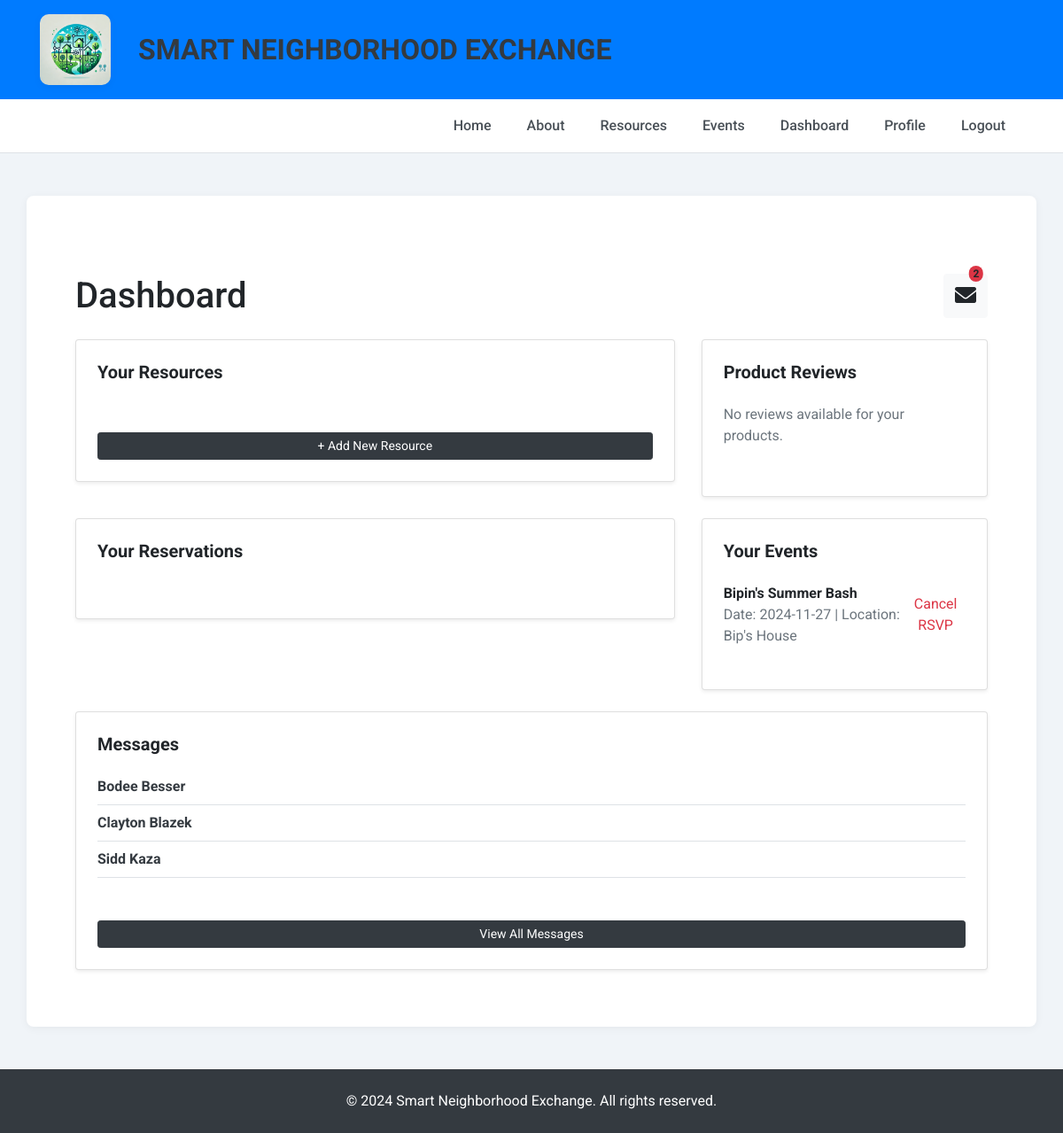
The page /dashboard (signed in) on the database its author committed.
### tables this page shows
CREATE TABLE CommunityEvents (
            event_id INTEGER PRIMARY KEY AUTOINCREMENT,
            user_id INTEGER,
            title TEXT NOT NULL,
            description TEXT,
            location TEXT,
            date TEXT NOT NULL,
            time TEXT,
            FOREIGN KEY (user_id) REFERENCES Users(user_id)
        );

CREATE TABLE Users (
            user_id INTEGER PRIMARY KEY AUTOINCREMENT,
            name TEXT NOT NULL,
            email TEXT NOT NULL UNIQUE,
            password TEXT NOT NULL,
            profile_image TEXT,
            location TEXT
        );

### app.py (the view)
@app.route('/dashboard')
def dashboard():
    if 'user_id' not in session:
        return redirect(url_for('login'))
    user_id = session['user_id']
    unread_notifications = get_unread_notifications(user_id)  # Get the unread notifications count
    notifications = get_recent_notifications(user_id)  # Get recent notifications for the dropdown
    with sqlite3.connect('projects.db') as conn:
        conn.row_factory = sqlite3.Row
        c = conn.cursor()
        c.execute('SELECT * FROM Resources WHERE user_id = ?', (user_id,))
        resources = c.fetchall()
        c.execute('''
            SELECT Reviews.comment, Reviews.rating, Reviews.timestamp, Users.name AS reviewer_name, Resources.title AS resource_title
            FROM Reviews
            JOIN Resources ON Reviews.resource_id = Resources.resource_id
            JOIN Users ON Reviews.reviewer_id = Users.user_id
            WHERE Resources.user_id = ?
            ORDER BY Reviews.timestamp DESC
        ''', (user_id,))
        reviews = c.fetchall()
        c.execute('''SELECT Messages.content, Messages.timestamp, Users.name AS sender_name
                     FROM Messages
                     JOIN Users ON Messages.sender_id = Users.user_id
                     WHERE Messages.sender_id = ? OR Messages.receiver_id = ?
                     ORDER BY Messages.timestamp DESC''', (user_id, user_id))
        messages = c.fetchall()
        c.execute('''SELECT Bookings.booking_id, Bookings.start_date, Bookings.end_date, Resources.title, Resources.resource_id
                     FROM Bookings
                     JOIN Resources ON Bookings.resource_id = Resources.resource_id
                     WHERE Bookings.user_id = ?''', (user_id,))
        reservations = c.fetchall()
        c.execute('''SELECT CommunityEvents.event_id, CommunityEvents.title, CommunityEvents.date, CommunityEvents.location
                     FROM EventRSVPs
                     JOIN CommunityEvents ON EventRSVPs.event_id = CommunityEvents.event_id
                     WHERE EventRSVPs.user_id = ?''', (user_id,))
        rsvps = c.fetchall()
        c.execute('''
            SELECT DISTINCT receiver_id, Users.name
            FROM Messages
            JOIN Users ON Messages.receiver_id = Users.user_id
            WHERE sender_id = ? OR receiver_id = ?
        ''', (user_id, user_id))
        conversations = c.fetchall()
    return render_template(
        'dashboard.html',
        resources=resources, reviews=reviews, messages=messages, reservations=reservations, rsvps=rsvps, conversations=conversations, unread_notifications=unread_notifications, notifications=notifications
    )

### app.py (called while the page is built)
def get_unread_notifications(user_id):
    with sqlite3.connect('projects.db') as conn:
        conn.row_factory = sqlite3.Row
        c = conn.cursor()
        c.execute('''SELECT COUNT(*) AS count FROM Messages
                     WHERE receiver_id = ?''', (user_id,))
        unread_messages = c.fetchone()['count']
        c.execute('''SELECT COUNT(*) AS count FROM Bookings
                     JOIN Resources ON Bookings.resource_id = Resources.resource_id
                     WHERE Resources.user_id = ?''', (user_id,))
        new_bookings = c.fetchone()['count']
        c.execute('''SELECT COUNT(*) AS count FROM EventRSVPs
                     JOIN CommunityEvents ON EventRSVPs.event_id = CommunityEvents.event_id
                     WHERE CommunityEvents.user_id = ?''', (user_id,))
        new_rsvps = c.fetchone()['count']
    return unread_messages + new_bookings + new_rsvps

### templates/dashboard.html (shortened to what this page needs)
{% extends "base.html" %}
{% block content %}
<div class="container mt-5">
    <div class="d-flex justify-content-between align-items-center mb-4">
        <h1 class="mb-0">Dashboard</h1>
        <div class="dropdown">
            <a class="btn btn-light position-relative" href="#" role="button" id="notificationDropdown" data-bs-toggle="dropdown" aria-expanded="false" style="font-size: 1.5rem;">
                <i class="fas fa-envelope"></i>
                {% if unread_notifications > 0 %}
                <span class="position-absolute top-0 start-100 translate-middle badge rounded-pill bg-danger" style="transform: translate(-50%, -50%); font-size: 0.75rem;">
                    {{ unread_notifications }}
                </span>
                {% endif %}
            </a>
        </div>
    </div>
    <div class="row">
        <div class="col-md-8 mb-4">
            <div class="card shadow-sm p-4">
                <h5 class="font-weight-bold">Your Resources</h5>
                <a href="{{ url_for('add_resource') }}" class="btn btn-dark btn-sm mt-3">+ Add New Resource</a>
            </div>
        </div>
        <div class="col-md-4 mb-4">
            <div class="card shadow-sm p-4" style="max-height: 400px; overflow-y: auto;">
                <h5 class="font-weight-bold">Product Reviews</h5>
                <ul class="list-unstyled mt-3">
                    {% if reviews %}
                        {% for review in reviews %}
                        <li class="mb-3">
                            <strong>{{ review['resource_title'] }}</strong>
                            <p>Reviewed by <strong>{{ review['reviewer_name'] }}</strong></p>
                            <div class="text-warning mb-1">
                                {% for i in range(1, 6) %}
                                    <i class="fas fa-star{% if i > review['rating'] %}-o{% endif %}"></i>
                                {% endfor %}
                                <span class="text-muted">({{ review['rating'] }}/5)</span>
                            </div>
                            <p class="text-muted mb-0">{{ review['comment'] }}</p>
                            <p class="text-muted small">{{ review['timestamp'] }}</p>
                        </li>
                        {% endfor %}
                    {% else %}
                        <p class="text-muted">No reviews available for your products.</p>
                    {% endif %}
                </ul>
            </div>
        </div>
    </div>
    <div class="row">
        <div class="col-md-8 mb-4">
            <div class="card shadow-sm p-4">
                <h5 class="font-weight-bold">Your Reservations</h5>
            </div>
        </div>
        <div class="col-md-4 mb-4">
            <div class="card shadow-sm p-4">
                <h5 class="font-weight-bold">Your Events</h5>
                <ul class="list-unstyled mt-3">
                    {% for rsvp in rsvps %}
                    <li class="d-flex justify-content-between align-items-center mb-2">
                        <div>
                            <strong>{{ rsvp['title'] }}</strong>
                            <p class="text-muted mb-0">Date: {{ rsvp['date'] }} | Location: {{ rsvp['location'] }}</p>
                        </div>
                        <form action="{{ url_for('cancel_rsvp', event_id=rsvp['event_id']) }}" method="post" style="display: inline;">
                            <button type="submit" class="btn btn-link text-danger p-0">Cancel RSVP</button>
                        </form>
                    </li>
                    {% endfor %}
                </ul>
            </div>
        </div>
    </div>
    <div class="row">
        <div class="col-12 mb-4">
            <div class="card shadow-sm p-4">
                <h5 class="font-weight-bold">Messages</h5>
                <ul class="list-unstyled mt-3">
                    {% for conversation in conversations %}
                    <li class="d-flex justify-content-between align-items-center mb-2 pb-2 border-bottom">
                        <a href="{{ url_for('view_conversation', receiver_id=conversation['receiver_id']) }}" class="text-dark">
                            <strong>{{ conversation['name'] }}</strong>
                        </a>
                    </li>
                    {% endfor %}
                </ul>
                <a href="{{ url_for('messages') }}" class="btn btn-dark btn-sm mt-4">View All Messages</a>
            </div>
        </div>
    </div>
</div>
{% endblock %}

### static/styles.css (style rules this page uses)
body { font-family: 'Roboto', sans-serif !important; background-color: #f0f4f8 !important; }

### rows shown on the page
CommunityEvents: title "Bipin's Summer Bash", date "2024-11-27", location "Bip's House"
Users: name "Bodee Besser"
Users: name "Clayton Blazek"
Users: name "Sidd Kaza"

### other values the page prints
{{ unread_notifications }} "2"
